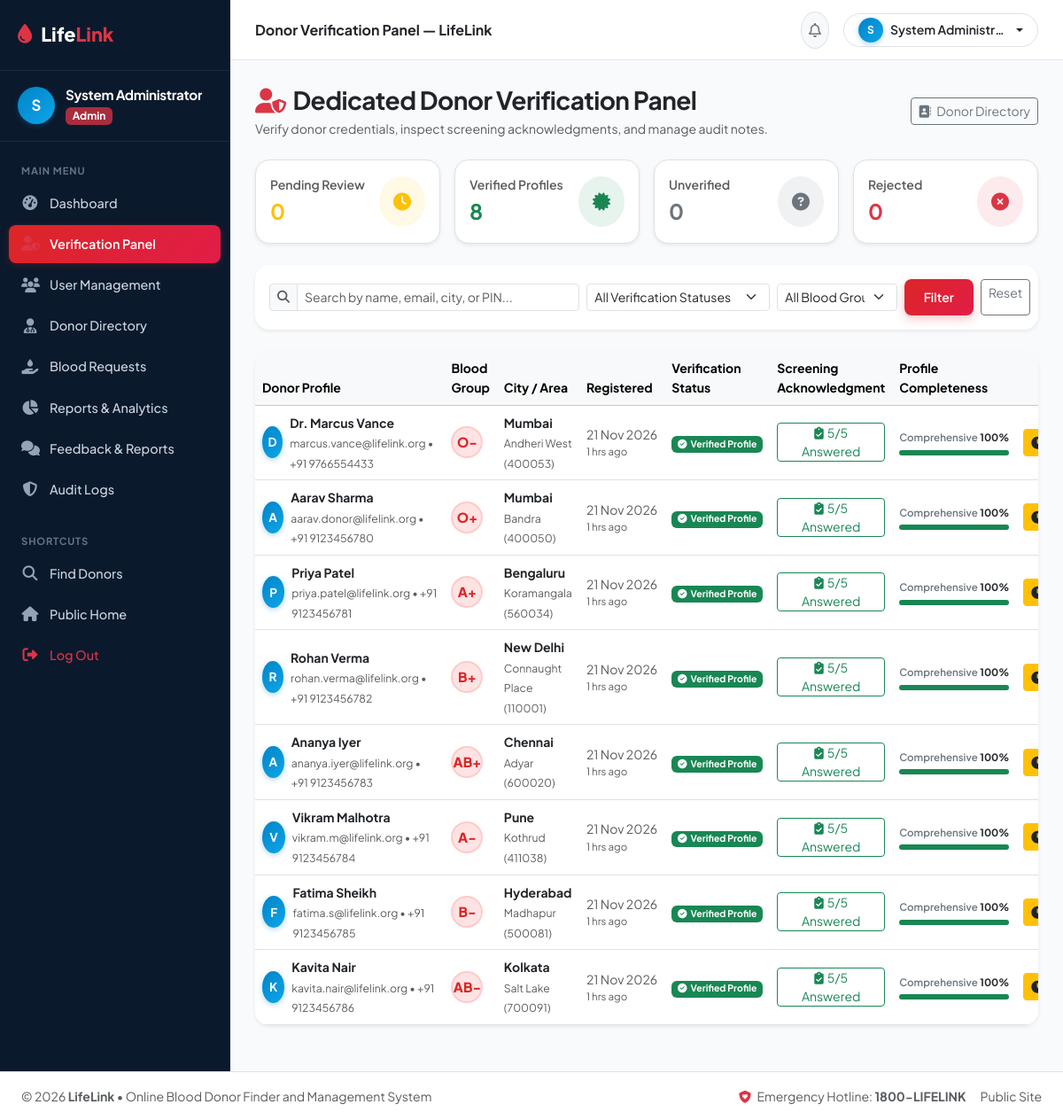
/admin/verification.php (signed in), run on the app's committed database.
### tables this page shows
CREATE TABLE IF NOT EXISTS `donors` (
  `donor_id` INT AUTO_INCREMENT PRIMARY KEY,
  `user_id` INT UNIQUE NOT NULL,
  `blood_group` ENUM('A+', 'A-', 'B+', 'B-', 'AB+', 'AB-', 'O+', 'O-') NOT NULL,
  `date_of_birth` DATE NULL,
  `gender` ENUM('Male', 'Female', 'Other') DEFAULT 'Male',
  `state` VARCHAR(100) NOT NULL,
  `city` VARCHAR(100) NOT NULL,
  `area` VARCHAR(100) NULL,
  `pin_code` VARCHAR(20) NOT NULL,
  `availability` ENUM('Available', 'Temporarily Unavailable', 'Not Accepting Requests') DEFAULT 'Available',
  `last_donation_date` DATE NULL,
  `profile_description` TEXT NULL,
  `badges` VARCHAR(255) DEFAULT 'First Donation',
  `hide_phone` TINYINT(1) DEFAULT 0,
  `screening_completed` TINYINT(1) DEFAULT 0,
  `screening_answers` TEXT NULL,
  `screening_date` TIMESTAMP NULL,
  `verification_notes` TEXT NULL,
  `created_at` TIMESTAMP DEFAULT CURRENT_TIMESTAMP,
  `updated_at` TIMESTAMP DEFAULT CURRENT_TIMESTAMP ON UPDATE CURRENT_TIMESTAMP,
  CONSTRAINT `fk_donors_user` FOREIGN KEY (`user_id`) REFERENCES `users` (`user_id`) ON DELETE CASCADE
);

CREATE TABLE IF NOT EXISTS `users` (
  `user_id` INT AUTO_INCREMENT PRIMARY KEY,
  `full_name` VARCHAR(100) NOT NULL,
  `email` VARCHAR(100) UNIQUE NOT NULL,
  `phone` VARCHAR(20) NOT NULL,
  `password` VARCHAR(255) NOT NULL,
  `role` ENUM('donor', 'requester', 'admin') NOT NULL DEFAULT 'donor',
  `account_status` ENUM('active', 'deactivated', 'suspended') DEFAULT 'active',
  `verification_status` ENUM('unverified', 'pending', 'verified', 'rejected') DEFAULT 'pending',
  `created_at` TIMESTAMP DEFAULT CURRENT_TIMESTAMP,
  `updated_at` TIMESTAMP DEFAULT CURRENT_TIMESTAMP ON UPDATE CURRENT_TIMESTAMP
);

### admin/verification.php (the view, shortened to what the rows shown need)
<?php
require_once __DIR__ . '/../includes/functions.php';
require_once __DIR__ . '/../includes/auth.php';
$sql = "SELECT d.*, u.full_name, u.email, u.phone, u.verification_status, u.created_at as registration_date
        FROM donors d
        JOIN users u ON d.user_id = u.user_id
        WHERE 1=1";
$params = [];
$sql .= " ORDER BY (u.verification_status = 'pending') DESC, (u.verification_status = 'unverified') DESC, u.created_at DESC";
$stmt = $db->prepare($sql);
$stmt->execute($params);
$donors = $stmt->fetchAll();
require_once __DIR__ . '/../includes/header.php';
?>
<div class="dashboard-layout">
    <div class="dashboard-main">
        <div class="dashboard-body">
            <div class="card border-0 shadow-sm rounded-4 bg-white overflow-hidden mb-4">
                <div class="table-responsive">
                    <table class="table table-hover align-middle mb-0">
                        <thead class="table-light small">
                            <tr>
                                <th>Donor Profile</th>
                                <th>Blood Group</th>
                                <th>City / Area</th>
                                <th>Registered</th>
                                <th>Verification Status</th>
                                <th>Screening Acknowledgment</th>
                                <th>Profile Completeness</th>
                                <th class="text-end">Admin Actions</th>
                            </tr>
                        </thead>
                        <tbody class="small">
                            <?php if (empty($donors)): ?>
                                <tr>
                                    <td colspan="8" class="text-center py-5 text-muted">
                                        <i class="fa-solid fa-user-check fa-3x text-secondary opacity-50 mb-3 d-block"></i>
                                        No donor registrations found matching your filter criteria.
                                    </td>
                                </tr>
                            <?php else: ?>
                                <?php foreach ($donors as $d): ?>
                                    <?php
                                        $completeness = calculateProfileCompleteness($d);
                                        $barColor = $completeness['percentage'] >= 80 ? 'bg-success' : ($completeness['percentage'] >= 50 ? 'bg-warning' : 'bg-danger');
                                    ?>
                                    <tr class="<?= $d['verification_status'] === 'pending' ? 'table-warning bg-opacity-25' : '' ?>">
                                        <td>
                                            <div class="d-flex align-items-center gap-2">
                                                <div class="user-avatar-circle" style="width: 36px; height: 36px; font-size: 0.85rem;">
                                                    <?= strtoupper(substr($d['full_name'], 0, 1)) ?>
                                                </div>
                                                <div>
                                                    <strong class="d-block text-dark"><?= htmlspecialchars($d['full_name']) ?></strong>
                                                    <small class="text-muted"><?= htmlspecialchars($d['email']) ?> &bull; <?= htmlspecialchars($d['phone']) ?></small>
                                                </div>
                                            </div>
                                        </td>
                                        <td>
                                            <span class="blood-badge" style="width: 36px; height: 36px; font-size: 0.95rem;">
                                                <?= htmlspecialchars($d['blood_group']) ?>
                                            </span>
                                        </td>
                                        <td>
                                            <strong class="text-dark d-block"><?= htmlspecialchars($d['city']) ?></strong>
                                            <small class="text-muted"><?= htmlspecialchars($d['area'] ?: $d['state']) ?> (<?= htmlspecialchars($d['pin_code']) ?>)</small>
                                        </td>
                                        <td class="text-muted text-nowrap">
                                            <?= date('d M Y', strtotime($d['registration_date'])) ?>
                                            <small class="d-block text-muted" style="font-size: 0.72rem;"><?= timeAgo($d['registration_date']) ?></small>
                                        </td>
                                        <td>
                                            <?= getVerificationBadge($d['verification_status']) ?>
                                        </td>
                                        <td>
                                            <?php if (!empty($d['screening_completed'])): ?>
                                                <button type="button" class="btn btn-outline-success btn-sm py-0 px-2" data-bs-toggle="modal" data-bs-target="#screeningModal<?= $d['donor_id'] ?>">
                                                    <i class="fa-solid fa-clipboard-check me-1"></i>5/5 Answered
                                                </button>
                                            <?php else: ?>
                                                <span class="badge bg-light text-secondary border">Incomplete</span>
                                            <?php endif; ?>
                                        </td>
                                        <td style="min-width: 140px;">
                                            <div class="d-flex justify-content-between align-items-center mb-1" style="font-size: 0.72rem;">
                                                <span class="fw-semibold text-secondary"><?= $completeness['label'] ?></span>
                                                <strong class="text-dark"><?= $completeness['percentage'] ?>%</strong>
                                            </div>
                                            <div class="progress" style="height: 6px;">
                                                <div class="progress-bar <?= $barColor ?>" style="width: <?= $completeness['percentage'] ?>%;"></div>
                                            </div>
                                        </td>
                                        <td class="text-end text-nowrap">
                                            <div class="d-inline-flex gap-1">
                                                <?php if ($d['verification_status'] !== 'pending'): ?>
                                                    <form method="POST" action="" class="d-inline">
                                                        <button type="submit" class="btn btn-warning btn-sm py-1 px-2 text-dark" title="Keep Pending">
                                                            <i class="fa-solid fa-clock"></i> Pending
                                                        </button>
                                                    </form>
                                                <?php endif; ?>
                                            </div>
                                        </td>
                                    </tr>
                                <?php endforeach; ?>
                            <?php endif; ?>
                        </tbody>
                    </table>
                </div>
            </div>
        </div>
    </div>
</div>
<?php require_once __DIR__ . '/../includes/dashboard_footer.php'; ?>

### includes/functions.php (shortened to what the rows shown need)
<?php
function timeAgo($datetime) {
    $time = strtotime($datetime);
    $diff = time() - $time;
    if ($diff < 86400) return round($diff / 3600) . ' hrs ago';
    return date('d M Y', $time);
}
function getVerificationBadge($status) {
    switch (strtolower((string)$status)) {
        case 'verified':
            return '<span class="badge bg-success text-white"><i class="fa-solid fa-circle-check me-1"></i>Verified Profile</span>';
    }
}
function calculateProfileCompleteness($donor) {
    $score = 0;
    $details = [];
    if (!empty($donor['full_name'])) { $score += 15; } else { $details[] = 'Full Name'; }
    if (!empty($donor['email'])) { $score += 10; } else { $details[] = 'Email Address'; }
    if (!empty($donor['phone'])) { $score += 10; } else { $details[] = 'Phone Number'; }
    if (!empty($donor['blood_group'])) { $score += 15; } else { $details[] = 'Blood Group'; }
    if (!empty($donor['screening_completed'])) { $score += 10; } else { $details[] = 'Screening Questions'; }
    if (!empty($donor['state']) && !empty($donor['city'])) { $score += 15; } else { $details[] = 'City & State'; }
    if (!empty($donor['pin_code'])) { $score += 10; } else { $details[] = 'Postal PIN'; }
    if (!empty($donor['date_of_birth'])) { $score += 5; } else { $details[] = 'Date of Birth'; }
    if (!empty($donor['profile_description'])) { $score += 10; } else { $details[] = 'Bio / Notes'; }
    $percentage = min(100, $score);
    return [
        'percentage' => $percentage,
        'missing' => $details,
        'label' => $percentage >= 85 ? 'Comprehensive' : ($percentage >= 60 ? 'Good' : 'Needs Completion')
    ];
}

### data on the page
donors: user.full_name "D", user.full_name "Dr. Marcus Vance", user.email "marcus.vance@lifelink.org", user.phone "+91 9766554433", blood_group "O-", city "Mumbai", area "Andheri West", pin_code "400053", user.created_at "21 Nov 2026", user.created_at "1 hrs ago", label "Comprehensive", percentage "100"
donors: user.full_name "A", user.full_name "Aarav Sharma", user.email "aarav.donor@lifelink.org", user.phone "+91 9123456780", blood_group "O+", city "Mumbai", area "Bandra", pin_code "400050", user.created_at "21 Nov 2026", user.created_at "1 hrs ago", label "Comprehensive", percentage "100"
donors: user.full_name "P", user.full_name "Priya Patel", user.email "priya.patel@lifelink.org", user.phone "+91 9123456781", blood_group "A+", city "Bengaluru", area "Koramangala", pin_code "560034", user.created_at "21 Nov 2026", user.created_at "1 hrs ago", label "Comprehensive", percentage "100"
donors: user.full_name "R", user.full_name "Rohan Verma", user.email "rohan.verma@lifelink.org", user.phone "+91 9123456782", blood_group "B+", city "New Delhi", area "Connaught Place", pin_code "110001", user.created_at "21 Nov 2026", user.created_at "1 hrs ago", label "Comprehensive", percentage "100"
donors: user.full_name "A", user.full_name "Ananya Iyer", user.email "ananya.iyer@lifelink.org", user.phone "+91 9123456783", blood_group "AB+", city "Chennai", area "Adyar", pin_code "600020", user.created_at "21 Nov 2026", user.created_at "1 hrs ago", label "Comprehensive", percentage "100"
donors: user.full_name "V", user.full_name "Vikram Malhotra", user.email "vikram.m@lifelink.org", user.phone "+91 9123456784", blood_group "A-", city "Pune", area "Kothrud", pin_code "411038", user.created_at "21 Nov 2026", user.created_at "1 hrs ago", label "Comprehensive", percentage "100"
donors: user.full_name "F", user.full_name "Fatima Sheikh", user.email "fatima.s@lifelink.org", user.phone "+91 9123456785", blood_group "B-", city "Hyderabad", area "Madhapur", pin_code "500081", user.created_at "21 Nov 2026", user.created_at "1 hrs ago", label "Comprehensive", percentage "100"
donors: user.full_name "K", user.full_name "Kavita Nair", user.email "kavita.nair@lifelink.org", user.phone "+91 9123456786", blood_group "AB-", city "Kolkata", area "Salt Lake", pin_code "700091", user.created_at "21 Nov 2026", user.created_at "1 hrs ago", label "Comprehensive", percentage "100"

### other printed values
substr($currentUser['full_name'] ?? 'U', 0, 1) "S"
$currentUser['full_name'] "System Administrator"
$role "Admin"
$pageTitle "Donor Verification Panel — LifeLink"
$currentUser['full_name'] "System Administr…"
$pendingCount "0"
$verifiedCount "8"
$unverifiedCount "0"
$rejectedCount "0"
